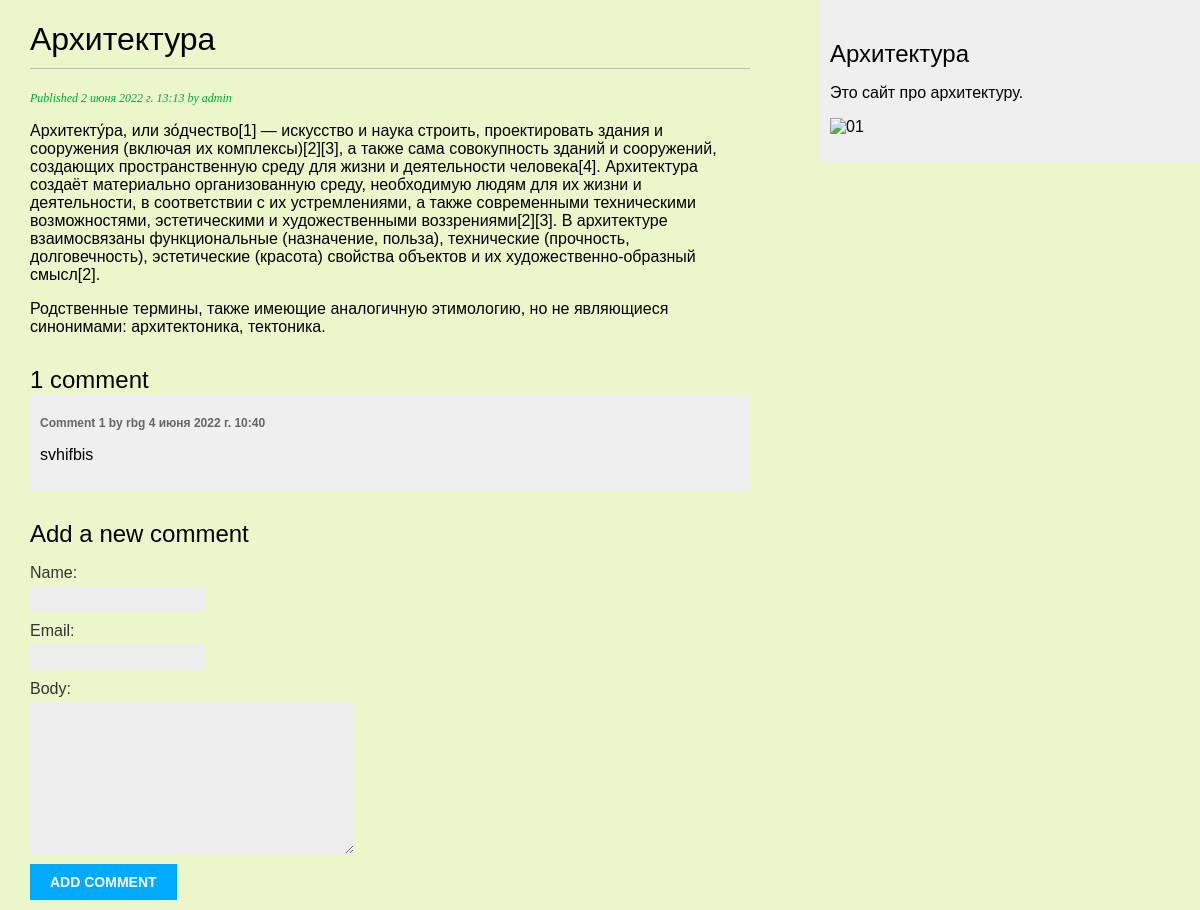
Page /blog/1/ on the committed database.
### blog/models.py (models this page shows, shortened)
class Post(models.Model):
    class Status(models.TextChoices):
        DRAFT = 'DF', 'Draft'
        PUBLISHED = 'PB', 'Published'
    title = models.CharField(max_length=250)
    slug = models.SlugField(max_length=250)
    author = models.ForeignKey(User,
                               on_delete=models.CASCADE,
                               related_name='blog_posts')
    body = models.TextField()
    publish = models.DateTimeField(default=timezone.now)
    created = models.DateTimeField(auto_now_add=True)
    updated = models.DateTimeField(auto_now=True)
    status = models.CharField(max_length=2,
                              choices=Status.choices,
                              default=Status.DRAFT)
    objects = models.Manager() # The default manager.
    published = PublishedManager() # Our custom manager.
    class Meta:
        ordering = ['-publish']
        indexes = [
            models.Index(fields=['-publish']),
        ]

class Comment(models.Model):
    post = models.ForeignKey(Post, on_delete=models.CASCADE, related_name='comments')
    name = models.CharField(max_length=80)
    email = models.EmailField()
    body = models.TextField()
    created = models.DateTimeField(auto_now_add=True)
    updated = models.DateTimeField(auto_now=True)
    active = models.BooleanField(default=True)
    class Meta:
        ordering = ['created']
        indexes = [
            models.Index(fields=['created']),
        ]

### blog/views.py (the view)
# urls.py: path('<int:id>/', views.post_detail, name='post_detail'),
def post_detail(request, id):
    post = get_object_or_404(Post, id=id, status=Post.Status.PUBLISHED)
    comments = post.comments.filter(active=True)
    form = CommentForm()
    return render(request, 'blog/post/detail.html', {'post': post, 'comments': comments,
'form': form})

### blog/forms.py
class CommentForm(forms.ModelForm):
    class Meta:
        model = Comment
        fields = ['name', 'email', 'body']

### blog/templates/blog/post/detail.html (shortened to what this page needs)
{% extends "blog/base.html" %}
{% block content %}
  <h1>{{ post.title }}</h1>
  <p class="date">
    Published {{ post.publish }} by {{ post.author }}
  </p>
  {{ post.body|linebreaks }}
  {% with comments.count as total_comments %}
 <h2>{{ total_comments }} comment{{ total_comments|pluralize }}</h2>
{% endwith %}
{% for comment in comments %}
 <div class="comment">
 <p class="info">
 Comment {{ forloop.counter }} by {{ comment.name }}
 {{ comment.created }}
 </p>
 {{ comment.body|linebreaks }}
 </div>
{% empty %}
 <p>There are no comments yet.</p>
{% endfor %}
<h2>Add a new comment</h2>
 <form action="{% url "blog:post_comment" post.id %}" method="post">
 {{ form.as_p }}
 <p><input type="submit" value="Add comment"></p>
 </form>
{% endblock %}

### blog/static/css/blog.css (style rules this page uses)
body { margin:0; padding:0; font-family:helvetica, sans-serif; background: #ebf7cb; }
h1 { font-weight:normal; border-bottom:1px solid #bbb; padding:0 0 10px 0; }
h2 { font-weight:normal; margin:30px 0 0; }
p.date { color:#ccc; font-family: georgia, serif; font-size: 12px; font-style: italic; color: #00a92c; }
label { float:left; clear:both; color:#333; margin-bottom:4px; }
input, textarea { clear:both; float:left; margin:0 0 10px; background:#ededed; border:0; padding:6px 10px; font-size:12px; }
input[type=submit] { font-weight:bold; background:#00abff; color:#fff; padding:10px 20px; font-size:14px; text-transform:uppercase; }
.comment { padding:10px; }
.comment:nth-child(even) { background:#efefef; }
.comment .info { font-weight:bold; font-size:12px; color:#666; }

### rows in the picture
Post: title "Архитектура", publish "2 июня 2022 г. 13:13", author "admin", body "Архитекту́ра, или зо́дчество[1] — искусство и наука строить, проектировать здания и сооружения (включая их комплексы)[2][3], а также сама совокупность зданий и сооружений, создающих пространственную среду для жизни и деятельности человека[4]. Архитектура создаёт материально организованную среду, необходимую людям для их жизни и деятельности, в соответствии с их устремлениями, а также современными техническими возможностями, эстетическими и художественными воззрениями[2][3]. В архитектуре взаимосвязаны функциональные (назначение, польза), технические (прочность, долговечность), эстетические (красота) свойства объектов и их художественно-образный смысл[2]. Родственные термины, также имеющие…"
Comment: name "rbg", created "4 июня 2022 г. 10:40", body "svhifbis"

### other values in the picture
{{ total_comments }} "1"
